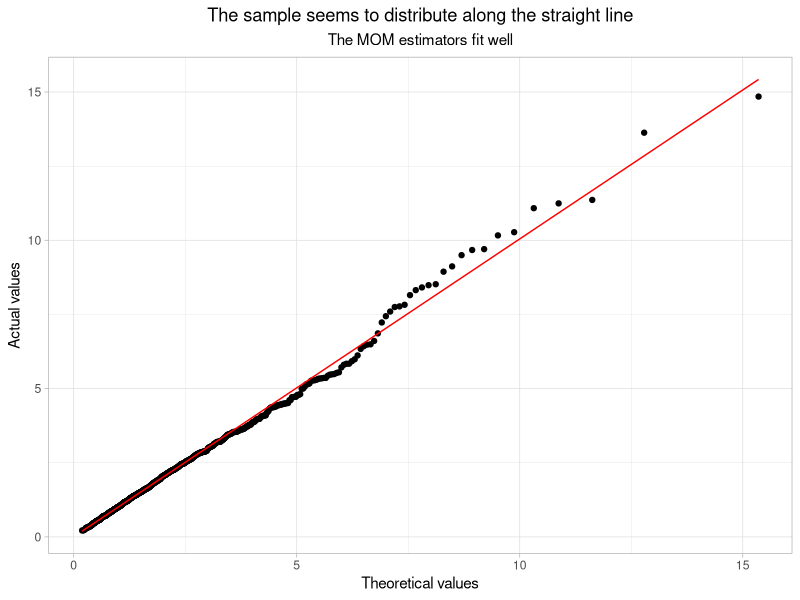
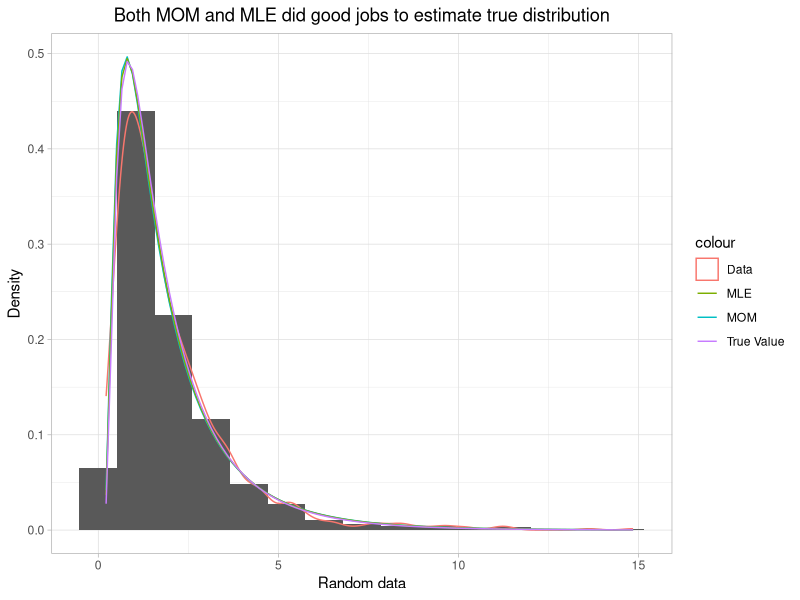

The R script that drew these images, in order:
# HW9: Inverse Gaussian distribution
#
# In this exercise, we will generate random data, estimate the parameters
# and compare the result of method of moments and maximum likelihood estimators.
# We will focus on the inverse gaussian distribution.
# For details, here is the link: [https://en.wikipedia.org/wiki/Inverse_Gaussian_distribution]
#
# Throughout the exercise:
#    - Do NOT use `for`, `while` or `repeat` loops.
#    - Use `%>%` to structure your operations.
#    - Use `theme_light()` for the plots.
#    - For graphs with titles, make the format as
# `theme(plot.title = element_text(hjust = 0.5), plot.subtitle = element_text(hjust = 0.5))`.
#
# 1. Load the packages `statmod`, `ggplot2` and `tidyverse`.
#    Set your seed to `100`. Store the seed to `seed1`.
#    Generate 1000 samples from a inverse gaussian
#    distribution with parameters `mean` = 2, `shape` = 3.
#    To do this, you should use:
#      - `set.seed()` to set random seed
#      - `rinvgauss()` to generate random variables from inverse gaussian
#    distribution
#    Save your simulation into `random_data`.
## Do not modify this line!
library(statmod)
library(ggplot2)
library(tidyverse)
set.seed(100)
seed1<-.Random.seed
random_data<-rinvgauss(1000,mean=2,shape=3)


# 2. Create a function `mom_invgauss()` that takes an input `par`. The function
#    should finally return the moments of mean and variance of inverse gassian
#    distribution represented by parameters. You can find formulas on the website
#    presented above.
#    To do this, you can follow the steps:
#      - create a vector of length 2, use two parameters stored in the
#        `par` to represent the mean and variance of the inverse gaussian
#        distribution.
#      - Store the returned vector to `moments` and return it.
#    Example: `mom_invgauss(c(1,1))` would return `[1] 1 1`.
#
#    Create a function `obj_invgauss()` that takes in `x` which represents
#    the data, and an input `par` as parameters of inverse gaussian distribution.
#    The funtion should return the squared error between the true mean and
#    variance of `x` and the inverse gaussian distribution specified by `par`.
#    To do this, you can follow the steps:
#      - create a vector called `moments` that stores mean and
#        variance of `x`.
#      - use `mom_invgauss()` that we just implemented to
#        generate estimated moments.
#      - calculate the differences between estimated moments
#        and true moments, and store returned value to `differences`.
#      - return the sum of `differences` as the sum of square errors.
#    Example: `obj_invgauss(c(1,1),c(1,2,3))` would return `[1] 1`.
#
#    Create a function `par_invgauss1()` that take `x` as an input and returns the
#    estimated parameters.
#    To do this, you can use:
#      - `optim()` to optimize the objective function
#        - choose startpoint as `mean` = 1 and `shape` = 1.
#      - Then extract and return the optimal parameters.
#    Example: `par_invgauss1(c(1,2,3))` would return `[1] 2.00 8.00`
#    printed in 2 digits.
## Do not modify this line!
mom_invgauss<-function(par){
  mean=par[1]
  var=par[1]^3/par[2]
  moments=c(mean,var)
  return(moments)
}
mom_invgauss(c(2,2))

obj_invgauss<-function(par,x){
  moments=c(mean(x),var(x))
  moments_est=mom_invgauss(par)
  dif=(moments-moments_est)^2
  return(sum(dif))
}
obj_invgauss(c(1,1),c(1,2,3))

par_invgauss1<-function(x){
  optim(c(1,1),obj_invgauss,x=x)$par
}
par_invgauss1(c(1,2,3))
# 3. Use `par_invgauss1()` to estimate the parameters of `random_data`. Store
#    returned estimated parameters to `par1`.
#    Create a list that owns two parameters in `par1`, store returned list
#    to `dparams`.
#    Use `tibble()` to transform `random_data` into a tibble, store the
#    returned data frame to `random_data_tbl`.
#    Draw a qq-plot to plot the estimated distribution vs. true value.
#    To do this, you can use:
#      - `ggplot()` to plot the `random_data`.
#      - `geom_qq()` to draw a inverse gaussian distribution with parameters
#        of `dparams`.
#      - `stat_qq_line()` to draw a straight line that takes inverse gaussian
#        distribution with parameters of `dparams`, make the `color` as red.
#      - `labs()` to name the title as `"The sample seems to distribute along the straight line"`,
#        subtitle as `"The MOM estimators fit well"`,
#        x-axis as `"Theoretical values"`,
#        y-axis as `"Actual values"`.
#    Store returned graph to `g1`.
## Do not modify this line!
par1<-par_invgauss1(random_data)
dparams<-list(par1[1],par1[2])
random_data_tbl<-tibble(random_data)
g1<-ggplot(data=random_data_tbl,aes(sample=random_data))+
  geom_qq(distribution = qinvgauss,dparams = dparams)+
  stat_qq_line(distribution = qinvgauss,dparams = dparams,col="red")+
  labs(title="The sample seems to distribute along the straight line",
       subtitle = "The MOM estimators fit well",
       x="Theoretical values",
       y="Actual values")+
  theme_light()+
  theme(plot.title = element_text(hjust = 0.5), plot.subtitle = element_text(hjust = 0.5))
g1
# 4. Create a function `nll_invgauss` to calculate the negative loglikelihood
#    of our data under the parameters. The function will take two inputs `par`
#    as parameters(a vector of length two) and `x` as data. It returns the
#    calculated negative loglikelihood.
#    To do this, you can use:
#      - `dinvgauss()` to calculate the likelihood
#        - specify `log = TRUE` to calculate the loglikelihood.
#
#    Set your seed to `100`. Store the seed to `seed2`.
#    To do this, you should use:
#      - `set.seed()` to set random seed
#
#    Now we will use some package to calculate MLE.
#    To do this, you can use:
#      - `optim()` and `nll_invgauss()` you just created. Inside the function,
#      you should:
#        - choose startpoint as `mean` = 1 and `shape` = 1.
#        - specify `hessian = TRUE`
#        - specify `lower = 0`
#        - specify `method = "L-BFGS-B"`
#        - specify `x` as `random_data`
#        - DON'T sepcify any other parameters in `optim()`
#    Store the returned object to `fit`.
#
#    Use `solve()` to get the inverse of hessian matrix from `fit`, then use
#    `sqrt()` and `diag()` to get the standard error of each variable.
#    Store returned standard error to `se`.
#
#    Extract parameters of fit and save them to `par2`. Then, calculate lower
#    and upper bound confidence interval. Save the estimated lower and upper bound
#    confidence interval into `lower` and`upper` respectively, they should both be
#    vector of length 2.
#    You can use 1.96 for the 0.975 quantile of the standard normal distribution.
## Do not modify this line!
nll_invgauss<-function(par,x){
  return(-sum(dinvgauss(x,mean=par[1],shape=par[2],log=TRUE)))
}
set.seed(100)
seed2<-.Random.seed
fit<-optim(c(1,1),nll_invgauss,x=random_data,hessian=TRUE,lower=0,method = "L-BFGS-B")
se<-sqrt(diag(solve(fit$hessian)))
par2<-fit$par
lower<-fit$par-1.96*se
upper<-par2+1.96*se
# 5. Follow the link given above to find the formulas of mu hat and shape hat.
#    Use those formulas to estimate parameters directly and save returned value to
#    `mu_hat` and `shape_hat` accordingly. Here, the results should be same as `par2`.
## Do not modify this line!
par2
mu_hat<-sum(random_data)/length(random_data)
mu_hat
shape_hat<-1/(1/1000*sum(1/random_data-1/mu_hat))
shape_hat
# 6. Use `ks.test()` to test if parameters from MLE fit well. The argument
#    should take in `random_data`, `pinvgauss` and two parameters in `par2`.
## Do not modify this line!
ks.test(random_data,pinvgauss,mean=par2[1],shape=par2[2])


# 7. Compare the result of MOM and MLE by ploting the estimated density curves
#    together on the same plot.
#    You should add a histogram and the estimated density of
#    the original `random_data`, then add the two estimated density curves.
#    To do this, you can use:
#      - `ggplot()` to take in `random_data_tbl` and set `x` as `random_data`.
#      - `geom_histogram()` to add a hitogram with density scale, specify `bins=15`.
#      - `geom_density()` to add the density curve, specify `color = "Data"`.
#      - `stat_function` to add the three curves for MOM, MLE and True Value.
#        - specify `color = "MOM"`, `color = "MLE"` and `color = "True Value"`
#          for each curve.
#      - `labs()` to names the title as
#        `"Both MOM and MLE did good jobs to estimate true distribution"`.
#        x-axis as `"Random data"`,
#        y-axis as`"Density"`.
#        Store returned graph to `g2`.
#
## Do not modify this line!
g2<-ggplot(data=random_data_tbl,aes(x=random_data))+
  geom_histogram(aes(y=..density..),bins = 15)+
  geom_density(aes(col="Data"))+
  stat_function(fun= partial(dinvgauss, mean = par1[1], shape = par1[2]),aes(col="MOM"))+
  stat_function(fun=partial(dinvgauss,mean=par2[1],shape=par2[2]),aes(col="MLE"))+
  stat_function(fun=partial(dinvgauss,mean=2,shape=3),aes(col="True Value"))+
  labs(title = "Both MOM and MLE did good jobs to estimate true distribution",
       x="Random data",
       y="Density")+
  theme_light()+
  theme(plot.title = element_text(hjust = 0.5), plot.subtitle = element_text(hjust = 0.5))
g2
  
  



